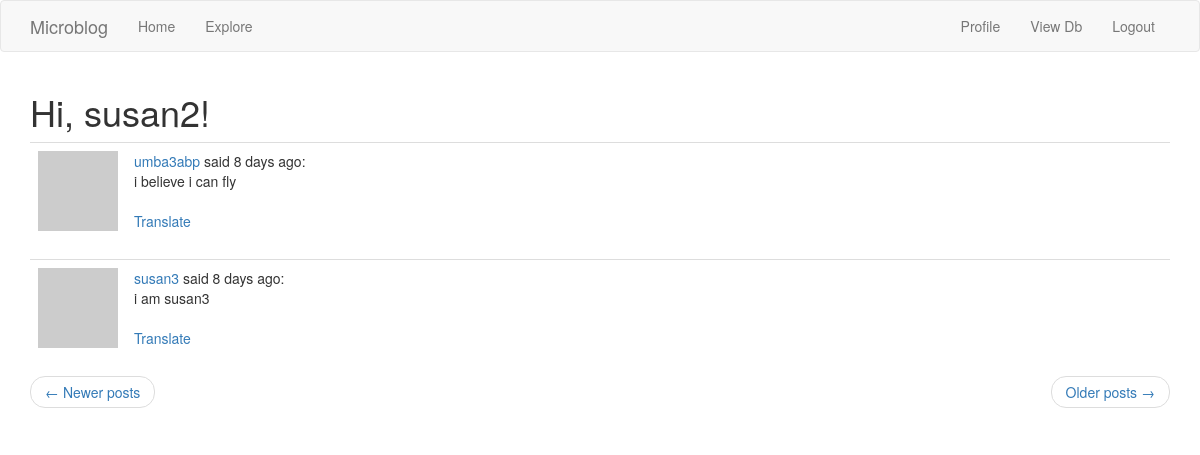
/explore?page=3 (signed in), run on the app's committed database.
### app/models.py (models this page shows, shortened)
class User(UserMixin, db.Model):
    id = db.Column(db.Integer, primary_key=True)
    username = db.Column(db.String(64), index=True, unique=True)
    email = db.Column(db.String(120), index=True, unique=True)
    password_hash = db.Column(db.String(128))
    fav_animal = db.Column(db.String(128)) #added later during migration
    about_me = db.Column(db.String(140))
    last_seen = db.Column(db.DateTime, default=datetime.utcnow)
    posts = db.relationship('Post', backref='author', lazy='dynamic')
    followed = db.relationship(
        'User', secondary=followers, #User is the right side entity in the relation, left side = parent class (obv self referential)
        primaryjoin=(followers.c.follower_id == id), #how we link LHS of followers table with Users
        secondaryjoin=(followers.c.followed_id == id), #how we link RHS of followers table with Users
        backref=db.backref('followers', lazy='dynamic'), #indicates how the rel-ship is accessed from RHS
        lazy='dynamic' #lazy population both from LHS (this line) and RHS (prev line)
    )
    @login.user_loader
    def load_user(id):
        return User.query.get(int(id))
    def avatar(self, size):
        digest = md5(self.email.lower().encode('utf-8')).hexdigest()
        return 'https://www.gravatar.com/avatar/{}?d=identicon&s={}'.format(
            digest, size)

class Post(db.Model):
    id = db.Column(db.Integer, primary_key=True)
    body = db.Column(db.String(140))
    timestamp = db.Column(db.DateTime, index=True, default=datetime.utcnow)
    user_id = db.Column(db.Integer, db.ForeignKey('user.id'))
    language = db.Column(db.String(5))

### app/routes.py (the view)
@app.route('/explore')
@login_required
def explore():
    page = request.args.get('page', 1, type=int)
    posts = Post.query.order_by(Post.timestamp.desc()).paginate(
        page, app.config['POSTS_PER_PAGE'], False)
    next_url = url_for('explore', page=posts.next_num) if posts.has_next else None
    prev_url = url_for('explore', page=posts.prev_num) if posts.has_prev else None
    return render_template("index.html", title='Explore', posts=posts.items,
                          next_url=next_url, prev_url=prev_url)

### app/routes.py (called while the page is built)
@app.before_request
def before_request():
    if current_user.is_authenticated:
        current_user.last_seen = datetime.utcnow() #always use UTC, otherwise the times will display differently depending on your location
        db.session.commit()

### app/templates/index.html (shortened to what this page needs)
{% extends "base.html" %}
{% import 'bootstrap/wtf.html' as wtf %}
{% block app_content %}
    <h1>Hi, {{ current_user.username }}!</h1>
    {% for post in posts %}
        {% include '_post.html' %}
    {% endfor %}
    <nav aria-label="...">
        <ul class="pager">
            <li class="previous{% if not prev_url %} disabled{% endif %}">
                <a href="{{ prev_url or '#' }}">
                    <span aria-hidden="true">&larr;</span> Newer posts
                </a>
            </li>
            <li class="next{% if not next_url %} disabled{% endif %}">
                <a href="{{ next_url or '#' }}">
                    Older posts <span aria-hidden="true">&rarr;</span>
                </a>
            </li>
        </ul>
    </nav>
{% endblock %}

### app/templates/_post.html
    <table class="table table-hover">
        <tr>
            <td width="70px">
                <a href="{{ url_for('user', username=post.author.username) }}">
                    <img src="{{ post.author.avatar(70) }}" />
                </a>
            </td>
            <td>
                <a href="{{ url_for('user', username=post.author.username) }}">
                    {{ post.author.username }}
                </a>
                said {{ moment(post.timestamp).fromNow() }}:
                <br>
                <span id="post{{ post.id }}">{{ post.body }}</span>
                <br><br>
                <span id="translation{{ post.id }}">
                    <a href="javascript:translate(
                                '#post{{ post.id }}',
                                '#translation{{ post.id }}',
                                '{{ post.language }}',
                                '{{ g.locale }}');">Translate</a>
                </span>
            </td>
        </tr>
    </table>

### data on the page
User: username "susan2"
Post: author.username "umba3abp", timestamp "8 days ago", body "i believe i can fly"
Post: author.username "susan3", timestamp "8 days ago", body "i am susan3"
